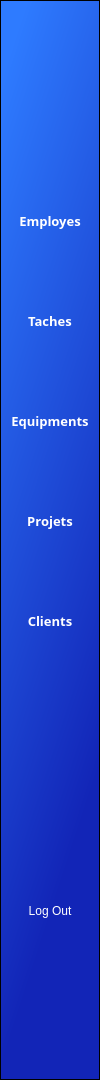
     <widget class="QFrame" name="frame_5">
      <property name="geometry">
       <rect>
        <x>0</x>
        <y>0</y>
        <width>100</width>
        <height>1080</height>
       </rect>
      </property>
      <property name="styleSheet">
       <string notr="true">background-color: qlineargradient(spread:pad, x1:0.266, y1:0, x2:0.55, y2:1, stop:0 rgba(46, 123, 255, 255), stop:0.848039 rgba(18, 37, 183, 255));</string>
      </property>
      <property name="frameShape">
       <enum>QFrame::StyledPanel</enum>
      </property>
      <property name="frameShadow">
       <enum>QFrame::Raised</enum>
      </property>
      <widget class="QToolButton" name="tb_emp_5">
       <property name="geometry">
        <rect>
         <x>0</x>
         <y>180</y>
         <width>100</width>
         <height>81</height>
        </rect>
       </property>
       <property name="font">
        <font>
         <family>Segoe UI Semibold</family>
         <pointsize>10</pointsize>
         <weight>75</weight>
         <bold>true</bold>
        </font>
       </property>
       <property name="styleSheet">
        <string notr="true">
QToolButton {


background:none;
border:none;
color:white;



}
QToolButton:hover,QToolButton:selected  {
color: rgb(234, 243, 255);

background-color: rgb(178, 209, 255);
border-left: 8px solid rgb(64, 211, 255);

  

}
</string>
       </property>
       <property name="text">
        <string>Employes</string>
       </property>
       <property name="icon">
        <iconset resource="D:/volve/untitled22/res.qrc">
         <normaloff>:/icon/icons/icons8-name-tag-50.png</normaloff>:/icon/icons/icons8-name-tag-50.png</iconset>
       </property>
       <property name="iconSize">
        <size>
         <width>40</width>
         <height>40</height>
        </size>
       </property>
       <property name="toolButtonStyle">
        <enum>Qt::ToolButtonTextUnderIcon</enum>
       </property>
      </widget>
      <widget class="QToolButton" name="tb_taches_5">
       <property name="geometry">
        <rect>
         <x>0</x>
         <y>280</y>
         <width>100</width>
         <height>81</height>
        </rect>
       </property>
       <property name="font">
        <font>
         <family>Segoe UI Semibold</family>
         <pointsize>10</pointsize>
         <weight>75</weight>
         <bold>true</bold>
        </font>
       </property>
       <property name="styleSheet">
        <string notr="true">
QToolButton {


background:none;
border:none;
color:white;



}
QToolButton:hover,QToolButton:selected  {
color: rgb(234, 243, 255);

background-color: rgb(178, 209, 255);
border-left: 8px solid rgb(64, 211, 255);

  

}
</string>
       </property>
       <property name="text">
        <string>Taches</string>
       </property>
       <property name="icon">
        <iconset resource="D:/volve/untitled22/res.qrc">
         <normaloff>:/icon/icons/icons8-task-completed-100.png</normaloff>:/icon/icons/icons8-task-completed-100.png</iconset>
       </property>
       <property name="iconSize">
        <size>
         <width>40</width>
         <height>40</height>
        </size>
       </property>
       <property name="toolButtonStyle">
        <enum>Qt::ToolButtonTextUnderIcon</enum>
       </property>
      </widget>
      <widget class="QToolButton" name="tb_equi_5">
       <property name="geometry">
        <rect>
         <x>0</x>
         <y>380</y>
         <width>100</width>
         <height>81</height>
        </rect>
       </property>
       <property name="font">
        <font>
         <family>Segoe UI Semibold</family>
         <pointsize>10</pointsize>
         <weight>75</weight>
         <bold>true</bold>
        </font>
       </property>
       <property name="styleSheet">
        <string notr="true">
QToolButton {


background:none;
border:none;
color:white;



}
QToolButton:hover,QToolButton:selected  {
color: rgb(234, 243, 255);

background-color: rgb(178, 209, 255);
border-left: 8px solid rgb(64, 211, 255);

  

}
</string>
       </property>
       <property name="text">
        <string>Equipments</string>
       </property>
       <property name="icon">
        <iconset resource="D:/volve/untitled22/res.qrc">
         <normaloff>:/icon/icons/icons8-multiple-devices-100.png</normaloff>:/icon/icons/icons8-multiple-devices-100.png</iconset>
       </property>
       <property name="iconSize">
        <size>
         <width>40</width>
         <height>40</height>
        </size>
       </property>
       <property name="toolButtonStyle">
        <enum>Qt::ToolButtonTextUnderIcon</enum>
       </property>
      </widget>
      <widget class="QToolButton" name="tb_pro_5">
       <property name="geometry">
        <rect>
         <x>0</x>
         <y>480</y>
         <width>100</width>
         <height>81</height>
        </rect>
       </property>
       <property name="font">
        <font>
         <family>Segoe UI Semibold</family>
         <pointsize>10</pointsize>
         <weight>75</weight>
         <bold>true</bold>
        </font>
       </property>
       <property name="styleSheet">
        <string notr="true">
QToolButton {


background:none;
border:none;
color:white;



}
QToolButton:hover,QToolButton:selected  {
color: rgb(234, 243, 255);

background-color: rgb(178, 209, 255);
border-left: 8px solid rgb(64, 211, 255);

  

}
</string>
       </property>
       <property name="text">
        <string>Projets</string>
       </property>
       <property name="icon">
        <iconset resource="D:/volve/untitled22/res.qrc">
         <normaloff>:/icon/icons/icons8-ai-64.png</normaloff>:/icon/icons/icons8-ai-64.png</iconset>
       </property>
       <property name="iconSize">
        <size>
         <width>40</width>
         <height>40</height>
        </size>
       </property>
       <property name="toolButtonStyle">
        <enum>Qt::ToolButtonTextUnderIcon</enum>
       </property>
      </widget>
      <widget class="QToolButton" name="tb_cli_5">
       <property name="geometry">
        <rect>
         <x>0</x>
         <y>580</y>
         <width>100</width>
         <height>81</height>
        </rect>
       </property>
       <property name="font">
        <font>
         <family>Segoe UI Semibold</family>
         <pointsize>10</pointsize>
         <weight>75</weight>
         <bold>true</bold>
        </font>
       </property>
       <property name="styleSheet">
        <string notr="true">
QToolButton {


background:none;
border:none;
color:white;



}
QToolButton:hover,QToolButton:selected  {
color: rgb(234, 243, 255);

background-color: rgb(178, 209, 255);
border-left: 8px solid rgb(64, 211, 255);

  

}
</string>
       </property>
       <property name="text">
        <string>Clients</string>
       </property>
       <property name="icon">
        <iconset resource="D:/volve/untitled22/res.qrc">
         <normaloff>:/icon/icons/icons8-client-management-50.png</normaloff>:/icon/icons/icons8-client-management-50.png</iconset>
       </property>
       <property name="iconSize">
        <size>
         <width>40</width>
         <height>40</height>
        </size>
       </property>
       <property name="toolButtonStyle">
        <enum>Qt::ToolButtonTextUnderIcon</enum>
       </property>
      </widget>
      <widget class="QLabel" name="label_5">
       <property name="geometry">
        <rect>
         <x>0</x>
         <y>10</y>
         <width>101</width>
         <height>91</height>
        </rect>
       </property>
       <property name="styleSheet">
        <string notr="true">background:none;
image: url(:/images/images/Capture1-removebg-preview.png);</string>
       </property>
       <property name="text">
        <string/>
       </property>
      </widget>
      <widget class="QToolButton" name="tb_log_out_5">
       <property name="geometry">
        <rect>
         <x>0</x>
         <y>870</y>
         <width>100</width>
         <height>81</height>
        </rect>
       </property>
       <property name="styleSheet">
        <string notr="true">
QToolButton {


background:none;
border:none;
color:white;



}
QToolButton:hover,QToolButton:selected  {
color: rgb(234, 243, 255);

background-color: rgb(178, 209, 255);


  

}
</string>
       </property>
       <property name="text">
        <string>Log Out</string>
       </property>
       <property name="icon">
        <iconset resource="D:/volve/untitled22/res.qrc">
         <normaloff>:/icon/icons/icons8-log-out-48.png</normaloff>:/icon/icons/icons8-log-out-48.png</iconset>
       </property>
       <property name="iconSize">
        <size>
         <width>40</width>
         <height>40</height>
        </size>
       </property>
       <property name="toolButtonStyle">
        <enum>Qt::ToolButtonTextUnderIcon</enum>
       </property>
      </widget>
     </widget>
